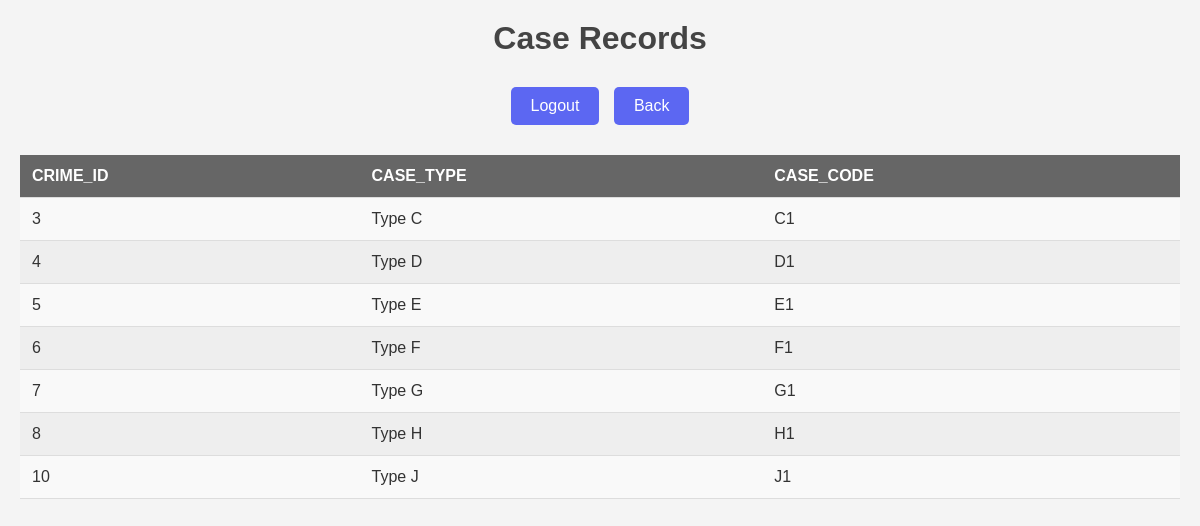
The app's page /cases.php with its own data.
### tables this page shows
CREATE TABLE `cases` (
  `crime_id` int(11) DEFAULT NULL,
  `case_type` varchar(50) DEFAULT NULL,
  `case_code` varchar(50) DEFAULT NULL
);

### cases.php (the view, shortened to what this page needs)
<!DOCTYPE html>
<html lang="en">
<head>
    <link rel="stylesheet" href="static/css/style.css">
</head>
<body>
    <h1>Case Records</h1>
    <button onclick="location.href='logout.php';">Logout</button>
    <button onclick="location.href='welcome.php';">Back</button>
    <?php
    include 'database.php';
    $sql = 'SELECT * FROM cases';
    $stmt = $pdo->query($sql);
    echo "<table>";
    $row = $stmt->fetch(PDO::FETCH_ASSOC);
    echo "<tr>";
    foreach ($row as $key => $value) {
        echo "<th>$key</th>";
    }
    echo "</tr>";
    do {
        echo "<tr>";
        foreach ($row as $value) {
            echo "<td>$value</td>";
        }
        echo "</tr>";
    } while ($row = $stmt->fetch(PDO::FETCH_ASSOC));
    echo "</table>";
    ?>
</body>
</html>

### static/css/style.css (style rules this page uses)
body { font-family: 'Arial', sans-serif; background-color: #f4f4f4; color: #333; margin: 0; padding: 20px; text-align: center; }
h1, h2 { color: #444; margin: 0 0 20px 0; }
button { background-color: #5c67f2; color: white; border: none; padding: 10px 20px; margin: 10px 5px; border-radius: 5px; cursor: pointer; font-size: 16px; transition: background-color 0.3s ease; }
table { width: 100%; margin: 20px 0; border-collapse: collapse; }
th, td { padding: 12px; text-align: left; border-bottom: 1px solid #ddd; }
th { background-color: #666; color: white; text-transform: uppercase; }
tr:nth-child(even) { background-color: #f9f9f9; }
tr:nth-child(odd) { background-color: #eee; }

### records on screen
cases: crime_id "3", case_type "Type C", case_code "C1"
cases: crime_id "4", case_type "Type D", case_code "D1"
cases: crime_id "5", case_type "Type E", case_code "E1"
cases: crime_id "6", case_type "Type F", case_code "F1"
cases: crime_id "7", case_type "Type G", case_code "G1"
cases: crime_id "8", case_type "Type H", case_code "H1"
cases: crime_id "10", case_type "Type J", case_code "J1"

### other values on screen
$key "CRIME_ID"
$key "CASE_TYPE"
$key "CASE_CODE"
